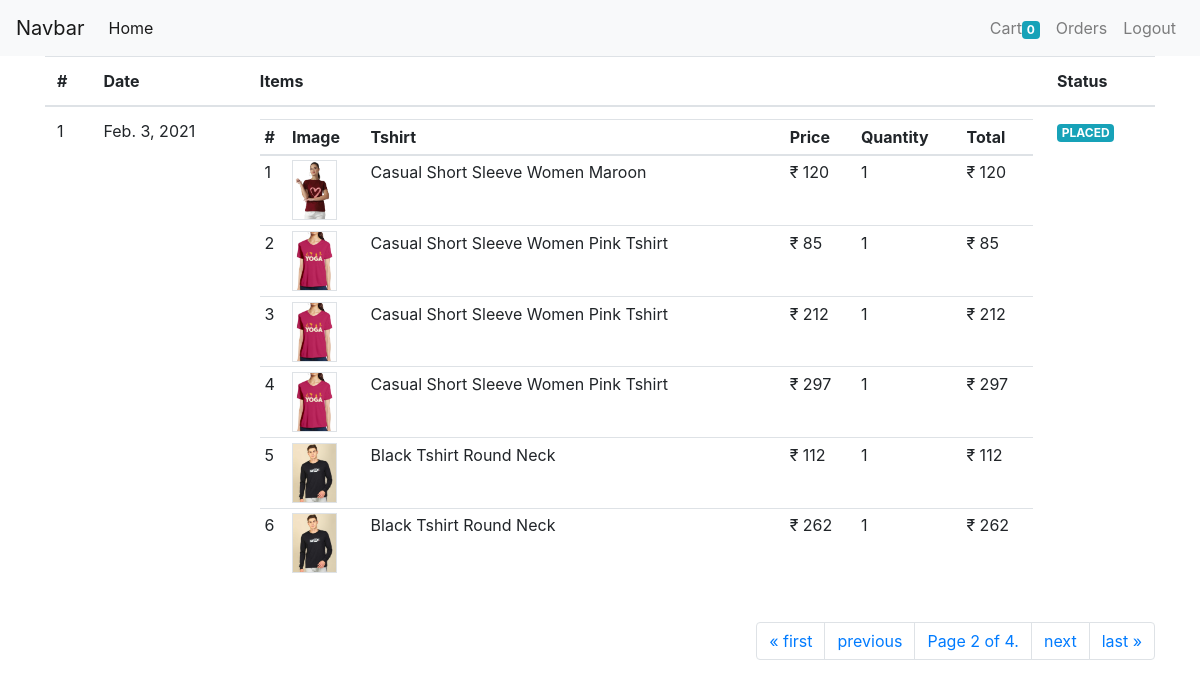
The page /orders/?page=2 (signed in) on the database its author committed.
### store/models/order.py (models this page shows)
class Order(models.Model):
    orderStatus=(
        ('PENDING','Pending' ),
        ('PLACED','Placed'),
        ('CANCELED','Canceled'),
        ('COMPLETED','Completed'),
    )
    method=(
        ('COD','Cod'),
        ('ONLINE','Online'),
    )
    order_status=models.CharField(max_length=15,choices=orderStatus)
    payment_method=models.CharField(max_length=15,choices=method)
    shipping_address=models.CharField(max_length=100,null=False)
    phone=models.CharField(max_length=10,null=False)
    user=models.ForeignKey(User,on_delete=models.CASCADE)
    total=models.IntegerField(null=False)
    date=models.DateTimeField(null=False,auto_now_add=True)

class OrderItem(models.Model):
    order=models.ForeignKey(Order,on_delete=models.CASCADE)
    tshirt=models.ForeignKey(Tshirt,on_delete=models.CASCADE)
    size=models.ForeignKey(SizeVariant,on_delete=models.CASCADE)
    quantity=models.IntegerField(null=False)
    price=models.IntegerField(null=False)
    date=models.DateTimeField(null=False,auto_now_add=True)

### store/models/tshirt.py (models this page shows, shortened)
class Tshirt(models.Model):
    name=models.CharField(max_length=50,null=False)
    slug=models.CharField(max_length=200,null=False,unique=True,default="")
    description=models.CharField(max_length=500,null=True)
    discount=models.IntegerField(default=0)
    image= models.ImageField(upload_to='upload/images',null=False)
    occasion=models.ForeignKey(Occasion,on_delete=models.CASCADE)
    brand=models.ForeignKey(Brand,on_delete=models.CASCADE)
    sleeve=models.ForeignKey(Sleeve,on_delete=models.CASCADE)
    neck_type=models.ForeignKey(NeckType,on_delete=models.CASCADE)
    ideal_for=models.ForeignKey(IdealFor,on_delete=models.CASCADE)
    color=models.ForeignKey(Color,on_delete=models.CASCADE)

### store/views/orders.py (the view)
# urls.py: path('orders/',login_required(OrderListView.as_view(),login_url='/login/'),name='orders'),
class OrderListView(ListView):
   template_name='store/orders.html'
   model=Order
   paginate_by=1
   context_object_name='orders'
   def get_queryset(self):
      return Order.objects.filter(user=self.request.user).order_by('-date').exclude(order_status='PENDING')

### store/templatetags/orders_tags.py (called while the page is built)
@register.simple_tag
def get_order_status_class(status):
    if status == "COMPLETED":
        return "success"
    elif status == "PENDING":
        return "warning"
    else:
        return "info"

### store/templatetags/tshirt_tags.py (called while the page is built)
@register.filter
def rupee(number):
    return f'₹ {number}'

@register.simple_tag
def multiply(a,b):
    return a*b

### store/templates/store/orders.html
{% extends "./base.html" %}
{% load tshirt_tags %}
{% load orders_tags %}
{% block content%}
<div class="container">
    <table class="table">
        <thead>
            <tr>
                <th>#</th>
                <th>Date</th>
                <th>Items</th>
                <th>Status</th>
            </tr>
        </thead>
        <tbody>
            {% for order in orders %}
            <tr>
                <td> {{forloop.counter}}</td>
                <td>{{order.date|date}}</td>
                <td>
                    <table class="table table-sm">
                        <thead>
                            <tr>
                                <th>#</th>
                                <th>Image</th>
                                <th>Tshirt</th>
                                <th>Price</th>
                                <th>Quantity</th>
                                <th>Total</th>
                            </tr>
                        </thead>
                        <tbody>
                            {% for oi in order.orderitem_set.all %}
                               <tr>
                                   <td>{{forloop.counter}}</td>
                                   <td><img height="60px" class="border" src="{{oi.tshirt.image.url}}" alt=""></td>
                                   <td>{{oi.tshirt.name}}</td>
                                   <td>{{oi.price|rupee}}</td>
                                   <td>{{oi.quantity}}</td>
                                   <td>{% multiply oi.quantity oi.price as result%}{{result|rupee}}</td>
                               </tr>
                            {% endfor %}
                        </tbody>
                    </table>
                </td>
                    <td>
                        <span class="badge badge-{% get_order_status_class order.order_status %}" >{{order.order_status}}</span>
                    </td>
            </tr>
            {% endfor %}
        </tbody>
    </table>
    <nav aria-label="Page navigation " class="mt-2">
        <ul class="pagination justify-content-end">
          {% if page_obj.has_previous %}
                <li class="page-item"><a class="page-link" href="?1">&laquo; first</a></li>
                <li class="page-item"><a class="page-link" href="?page={{ page_obj.previous_page_number }}">previous</a></li>
          {% endif %}
          <li class="page-item">
              <a href="" class="page-link">Page {{ page_obj.number }} of {{ page_obj.paginator.num_pages }}.</a>
          </li>
          {% if page_obj.has_next %}
              <li class="page-item"><a class="page-link" href="?page={{page_obj.next_page_number }}">next</a></li>
              <li class="page-item"><a class="page-link" href="?page={{page_obj.paginator.num_pages }}">last &raquo;</a></li>
          {% endif %}
        </ul>
    </nav>
</div>
{% endblock %}

### rows shown on the page
Order: date "Feb. 3, 2021", order_status "PLACED"
OrderItem: tshirt.image (picture), tshirt.name "Casual Short Sleeve Women Maroon", price "₹ 120", quantity "1", result "₹ 120"
OrderItem: tshirt.image (picture), tshirt.name "Casual Short Sleeve Women Pink Tshirt", price "₹ 85", quantity "1", result "₹ 85"
OrderItem: tshirt.image (picture), tshirt.name "Casual Short Sleeve Women Pink Tshirt", price "₹ 212", quantity "1", result "₹ 212"
OrderItem: tshirt.image (picture), tshirt.name "Casual Short Sleeve Women Pink Tshirt", price "₹ 297", quantity "1", result "₹ 297"
OrderItem: tshirt.image (picture), tshirt.name "Black Tshirt Round Neck", price "₹ 112", quantity "1", result "₹ 112"
OrderItem: tshirt.image (picture), tshirt.name "Black Tshirt Round Neck", price "₹ 262", quantity "1", result "₹ 262"

### other values the page prints
{{ request.session.cart|length }} "0"
{{ page_obj.number }} "2"
{{ page_obj.paginator.num_pages }} "4"
